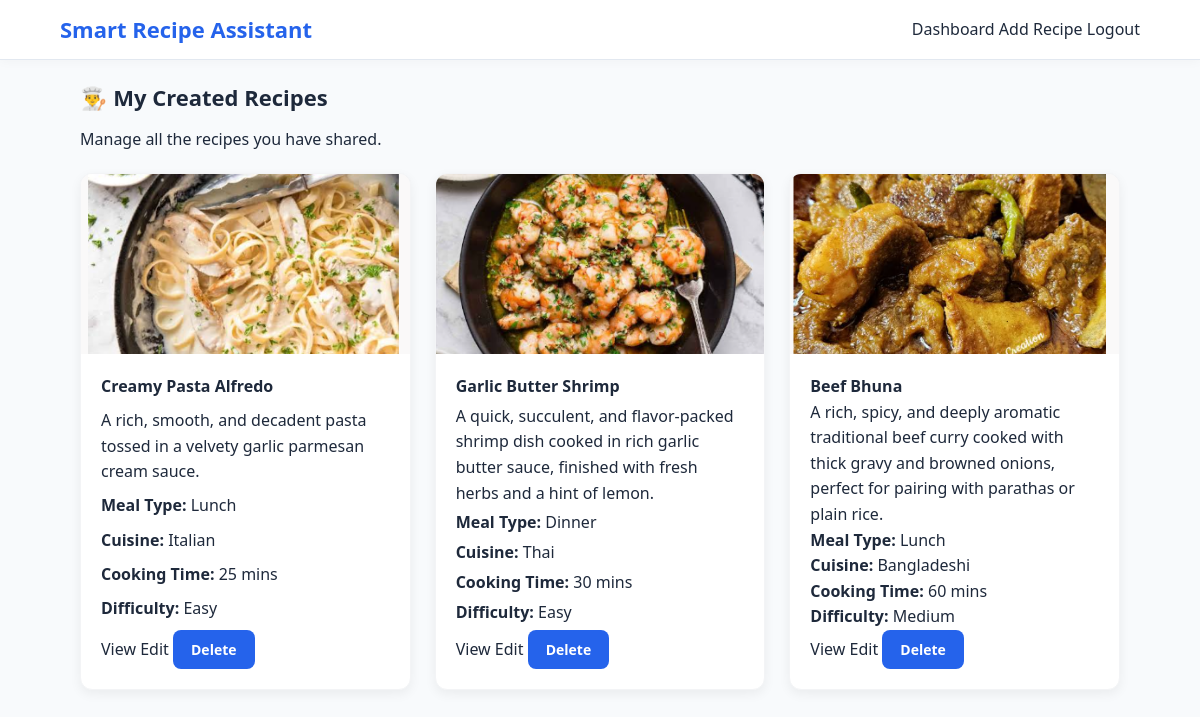
The app's page /my-recipes (signed in) with its own data.
### tables this page shows
CREATE TABLE Recipes (
    RecipeID INTEGER PRIMARY KEY AUTOINCREMENT,
    UserID INTEGER NOT NULL,
    MealTypeID INTEGER NOT NULL,
    CuisineID INTEGER NOT NULL,
    Title TEXT NOT NULL,
    Description TEXT,
    CookingTime INTEGER NOT NULL
        CHECK (CookingTime > 0),
    Difficulty TEXT NOT NULL
        CHECK (
            Difficulty IN (
                'Easy',
                'Medium',
                'Hard'
            )
        ),
    SpiceLevel TEXT DEFAULT 'Medium'
        CHECK (
            SpiceLevel IN (
                'Mild',
                'Medium',
                'Spicy'
            )
        ),
    DietType TEXT DEFAULT 'Regular'
        CHECK (
            DietType IN (
                'Regular',
                'Vegetarian',
                'Vegan',
                'Low Calorie',
                'High Protein',
                'Gluten Free'
            )
        ),
    Instructions TEXT NOT NULL,
    ImageURL TEXT,
    CreatedAt TIMESTAMP DEFAULT CURRENT_TIMESTAMP,

    FOREIGN KEY (UserID)
        REFERENCES Users(UserID)
        ON DELETE CASCADE,
    FOREIGN KEY (MealTypeID)
        REFERENCES Meal_Types(MealTypeID)
        ON DELETE RESTRICT,
    FOREIGN KEY (CuisineID)
        REFERENCES Cuisines(CuisineID)
        ON DELETE RESTRICT
);

CREATE TABLE Meal_Types (
    MealTypeID INTEGER PRIMARY KEY AUTOINCREMENT,
    Name TEXT NOT NULL UNIQUE
);

CREATE TABLE Cuisines (
    CuisineID INTEGER PRIMARY KEY AUTOINCREMENT,
    Name TEXT NOT NULL UNIQUE
);

### app.py (the view)
@app.route("/my-recipes")
def my_recipes():
    if "user_id" not in session:
        return redirect(url_for("login"))
    user_id = session["user_id"]
    connection = get_db_connection()
    query = """
        SELECT
            Recipes.RecipeID,
            Recipes.Title,
            Recipes.Description,
            Recipes.CookingTime,
            Recipes.Difficulty,
            Recipes.ImageURL,
            Meal_Types.Name AS MealType,
            Cuisines.Name AS Cuisine,
            Users.Name AS Creator
        FROM Recipes
        JOIN Meal_Types ON Recipes.MealTypeID = Meal_Types.MealTypeID
        JOIN Cuisines ON Recipes.CuisineID = Cuisines.CuisineID
        JOIN Users ON Recipes.UserID = Users.UserID
        WHERE Recipes.UserID = ?
        ORDER BY Recipes.CreatedAt DESC
    """
    my_recipes_list = connection.execute(query, (user_id,)).fetchall()
    connection.close()
    return render_template("my_recipes.html", recipes=my_recipes_list)

### database.py (called while the page is built)
def get_db_connection():
    connection = sqlite3.connect(DATABASE)
    connection.row_factory = sqlite3.Row
    connection.execute("PRAGMA foreign_keys = ON")
    return connection

### templates/my_recipes.html (shortened to what this page needs)
<!DOCTYPE html>
<html lang="en">
<head>
    <link rel="stylesheet" href="{{ url_for('static', filename='css/style.css') }}">
</head>
<body>
    <nav class="navbar">
        <h2>Smart Recipe Assistant</h2>
        <div>
            <a href="{{ url_for('dashboard') }}">Dashboard</a>
            <a href="{{ url_for('add_recipe') }}">Add Recipe</a>
            <a href="{{ url_for('logout') }}">Logout</a>
        </div>
    </nav>
    <div class="container">
        <h2>👨‍🍳 My Created Recipes</h2>
        <p>Manage all the recipes you have shared.</p>
        <div class="recipe-grid">
            {% if recipes %}
            {% for recipe in recipes %}
            <div class="recipe-card">
                {% if recipe.ImageURL %}
                <img src="{{ recipe.ImageURL }}" alt="{{ recipe.Title }}">
                {% else %}
                <img src="{{ url_for('static', filename='images/default_recipe.jpg') }}" alt="Default Recipe Image">
                {% endif %}
                <div class="recipe-card-content">
                    <h4>{{ recipe.Title }}</h4>
                    <p>{{ recipe.Description }}</p>
                    <p><strong>Meal Type:</strong> {{ recipe.MealType }}</p>
                    <p><strong>Cuisine:</strong> {{ recipe.Cuisine }}</p>
                    <p><strong>Cooking Time:</strong> {{ recipe.CookingTime }} mins</p>
                    <p><strong>Difficulty:</strong> {{ recipe.Difficulty }}</p>
                    <div class="card-actions">
                        <a href="{{ url_for('recipe_detail', recipe_id=recipe.RecipeID) }}" class="btn-action btn-view">View</a>
                        <a href="{{ url_for('edit_recipe', recipe_id=recipe.RecipeID) }}" class="btn-action btn-edit">Edit</a>
                        <form action="{{ url_for('delete_recipe', recipe_id=recipe.RecipeID) }}" method="POST" style="display:inline;" onsubmit="return confirm('Are you sure you want to delete this recipe?');">
                            <button type="submit" class="btn-action btn-delete">Delete</button>
                        </form>
                    </div>
                </div>
            </div>
            {% endfor %}
            {% else %}
            <div style="margin-top: 20px;">
                <p>You haven't added any recipes yet.</p>
                <a href="{{ url_for('add_recipe') }}" class="btn-action btn-view" style="margin-top: 10px;">Add Your First Recipe</a>
            </div>
            {% endif %}
        </div>
    </div>
</body>
</html>

### static/css/style.css (style rules this page uses)
* { margin: 0; padding: 0; box-sizing: border-box; }
html { scroll-behavior: smooth; }
body { font-family: 'Segoe UI', -apple-system, BlinkMacSystemFont, Roboto, Helvetica, Arial, sans-serif; background-color: #f8fafc; color: #1e293b; line-height: 1.6; display: flex; flex-direction: column; min-height: 100vh; }
a { text-decoration: none; color: inherit; }
button, input, select, textarea { font-family: inherit; }
.container { width: 90%; max-width: 1200px; margin: 0 auto; }
.navbar { background-color: #ffffff; border-bottom: 1px solid #e2e8f0; position: sticky; top: 0; z-index: 1000; box-shadow: 0 2px 10px rgba(0, 0, 0, 0.03); padding: 12px 5%; display: flex; align-items: center; justify-content: space-between; flex-wrap: wrap; gap: 15px; }
.navbar h2 { font-size: 22px; font-weight: 700; color: #2563eb; margin: 0; }
h2 { font-size: 22px; color: #1e293b; margin-bottom: 12px; }
button, .btn { border: none; border-radius: 8px; padding: 10px 18px; background-color: #2563eb; color: #ffffff; cursor: pointer; font-weight: 600; font-size: 14px; display: inline-block; transition: all 0.2s ease; text-align: center; }
.recipe-grid { display: grid; grid-template-columns: repeat(auto-fill, minmax(280px, 1fr)); gap: 22px; margin-top: 20px; }
.recipe-card { background: #ffffff; border-radius: 12px; overflow: hidden; border: 1px solid #e2e8f0; box-shadow: 0 4px 12px rgba(0, 0, 0, 0.04); transition: transform 0.2s ease; display: flex; flex-direction: column; }
.recipe-card img { width: 100%; height: 180px; object-fit: cover; }
.recipe-card-content { padding: 18px; display: flex; flex-direction: column; flex: 1; justify-content: space-between; }
.recipe-card { display: flex; flex-direction: column; background: white; border-radius: 15px; overflow: hidden; border: 1px solid #e5e7eb; box-shadow: 0 5px 18px rgba(0, 0, 0, 0.06); transition: transform 0.2s, box-shadow 0.2s; }
.recipe-card img, .recipe-placeholder { width: 100%; height: 210px; object-fit: cover; }
.recipe-card-content { padding: 20px; display: flex; flex-direction: column; flex: 1; }
.recipe-grid { display: grid; grid-template-columns: repeat(auto-fill, minmax(280px, 1fr)); gap: 1.5rem; }
.recipe-card { background: #ffffff; border-radius: 12px; overflow: hidden; box-shadow: 0 4px 12px rgba(0, 0, 0, 0.06); display: flex; flex-direction: column; border: 1px solid #f3f4f6; transition: transform 0.2s ease, box-shadow 0.2s ease; }
.recipe-card-content { padding: 1.25rem; display: flex; flex-direction: column; flex-grow: 1; }
.container { max-width: 1200px; margin: 0 auto; padding: 20px; }

### records on screen
Recipes: ImageURL (picture), Title "Creamy Pasta Alfredo", Description "A rich, smooth, and decadent pasta tossed in a velvety garlic parmesan cream sauce.", MealType "Lunch", Cuisine "Italian", CookingTime "25", Difficulty "Easy"
Recipes: ImageURL (picture), Title "Garlic Butter Shrimp", Description "A quick, succulent, and flavor-packed shrimp dish cooked in rich garlic butter sauce, finished with fresh herbs and a hint of lemon.", MealType "Dinner", Cuisine "Thai", CookingTime "30", Difficulty "Easy"
Recipes: ImageURL (picture), Title "Beef Bhuna", Description "A rich, spicy, and deeply aromatic traditional beef curry cooked with thick gravy and browned onions, perfect for pairing with parathas or plain rice.", MealType "Lunch", Cuisine "Bangladeshi", CookingTime "60", Difficulty "Medium"
